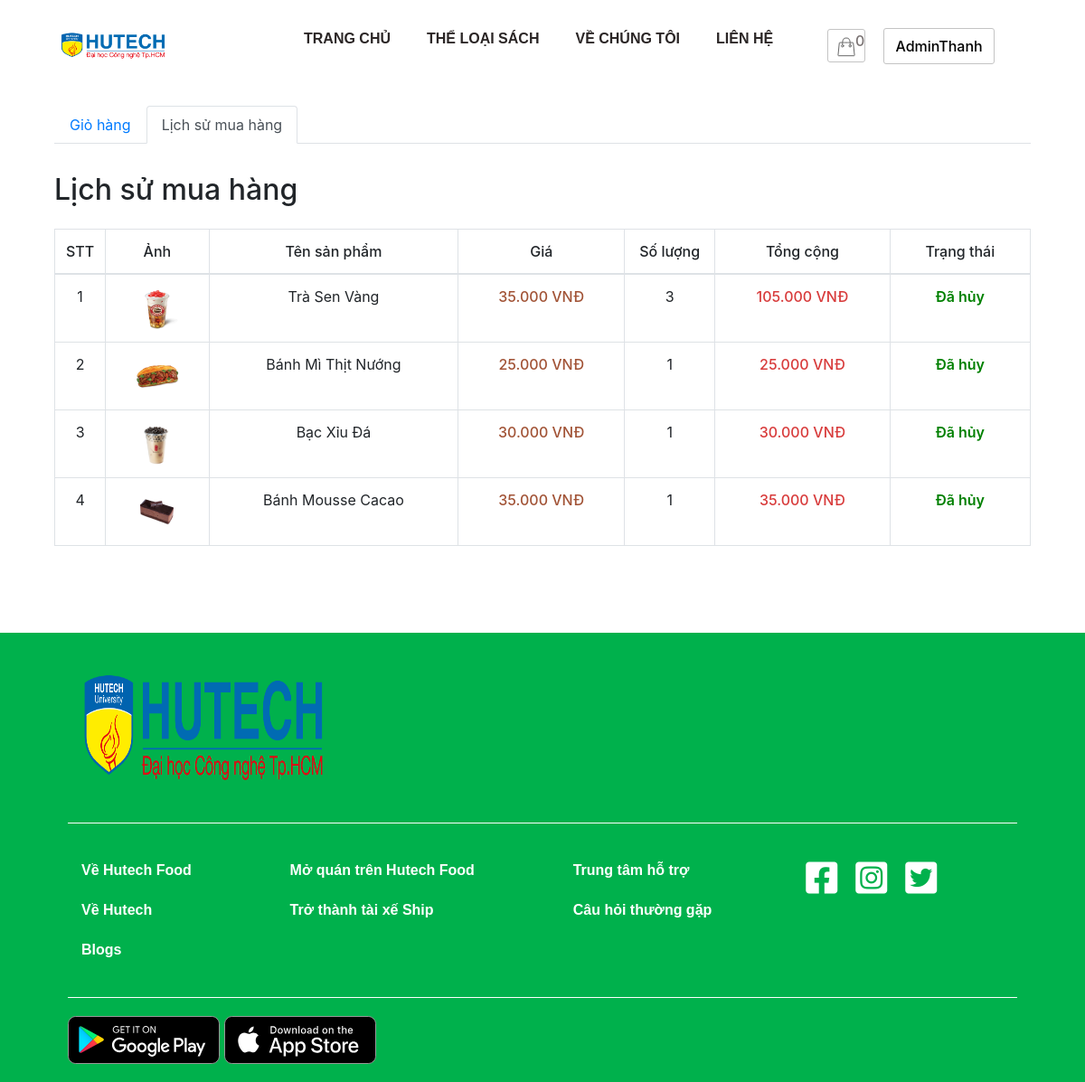
The app's page /history.php (signed in) with its own data.
### tables this page shows
CREATE TABLE `order_details` (
  `id` int(11) NOT NULL,
  `order_id` int(11) NOT NULL,
  `product_id` int(11) NOT NULL,
  `id_user` int(11) NOT NULL,
  `num` int(11) NOT NULL,
  `price` float NOT NULL,
  `status` varchar(255) NOT NULL
);

CREATE TABLE `product` (
  `id` int(11) NOT NULL,
  `title` varchar(200) NOT NULL,
  `price` float NOT NULL,
  `number` float NOT NULL,
  `thumbnail` varchar(500) NOT NULL,
  `content` longtext NOT NULL,
  `id_category` int(11) NOT NULL,
  `created_at` datetime DEFAULT NULL,
  `updated_at` datetime DEFAULT NULL
);

### database/dbhelper.php (called while the page is built, shortened)
<?php
function executeResult($sql)
{
	$con = mysqli_connect(HOST, USERNAME, PASSWORD, DATABASE);
	$result = mysqli_query($con, $sql);
	$data   = [];
	while ($row = mysqli_fetch_array($result, 1)) {
		$data[] = $row;
	}
	return $data;
}

### history.php (the view, shortened to what this page needs)
<?php
require_once('database/dbhelper.php');
?>
<!DOCTYPE html>
<html lang="en">
<head>
    <link rel="stylesheet" href="https://maxcdn.bootstrapcdn.com/bootstrap/4.4.1/css/bootstrap.min.css">
    <link rel="stylesheet" href="plugin/fontawesome/css/all.css">
    <link rel="stylesheet" href="css/cart.css">
</head>
<body>
    <div id="wrapper">
        <?php require('layout/header.php') ?>
        <main>
            <section class="cart">
                <div class="container-top">
                    <div class="panel panel-primary">
                        <div class="panel-heading" style="padding: 1rem 0;">
                            <ul class="nav nav-tabs">
                                <li class="nav-item">
                                    <a class="nav-link" href="cart.php">Giỏ hàng</a>
                                </li>
                                <li class="nav-item ">
                                    <a class="nav-link active" href="dashboard.php">Lịch sử mua hàng</a>
                                </li>
                            </ul>
                            <h2 style="padding-top:2rem" class="">Lịch sử mua hàng</h2>
                        </div>
                        <table class="table table-bordered table-hover">
                            <thead>
                                <tr style="font-weight: 500;text-align: center;">
                                    <td width="50px">STT</td>
                                    <td>Ảnh</td>
                                    <td>Tên sản phẩm</td>
                                    <td>Giá</td>
                                    <td>Số lượng</td>
                                    <td>Tổng cộng</td>
                                    <td>Trạng thái</td>
                                </tr>
                            </thead>
                            <tbody>
                                <?php
                                if (isset($_COOKIE['username'])) {
                                    $username = $_COOKIE['username'];
                                    $sql = "SELECT * FROM user WHERE username = '$username'";
                                    $user = executeResult($sql);
                                    foreach ($user as $item) {
                                        $userId = $item['id_user'];
                                    }
                                    $sql = "SELECT * from order_details, product where product.id=order_details.product_id AND order_details.id_user = '$userId' ORDER BY order_id DESC";
                                    $order_details_List = executeResult($sql);
                                    $count = 0;
                                    foreach ($order_details_List as $item) {
                                        echo '
                                        <tr style="text-align: center;">
                                            <td width="50px">' . (++$count) . '</td>
                                            <td style="text-align:center">
                                                <img width="50px" src="admin/product/' . $item['thumbnail'] . '">
                                            </td>
                                            <td>' . $item['title'] . '</td>
                                            <td class="b-500 orange">' . number_format($item['price'], 0, ',', '.') . '<span> VNĐ</span></td>
                                            <td width="100px">' . $item['num'] . '</td>
                                            <td class="b-500 red">' . number_format($item['num'] * $item['price'], 0, ',', '.') . '<span> VNĐ</span></td>
                                            <td style="color:green; font-weight:600;">' . $item['status'] . '</td>
                                        </tr>
                                        ';
                                    }
                                }
                                ?>
                            </tbody>
                        </table>
                    </div>
                </div>
            </section>
        </main>
        <?php require_once('layout/footer.php'); ?>
    </div>
</body>
</html>

### css/cart.css (style rules this page uses)
body { margin: 0px; padding: 0px; font-family: SanomatGrabApp, -apple-system, BlinkMacSystemFont, Segoe UI, PingFang SC, Hiragino Sans GB, Microsoft YaHei, Helvetica Neue, Helvetica, Arial, sans-serif, Apple Color Emoji, Segoe UI Emoji, Segoe UI Symbol; }
#wrapper { width: 100%; margin: 0 auto; }
.panel.panel-primary { width: 90%; margin: 0px auto; }

### css/index.css (style rules this page uses)
body { margin: 0px; padding: 0px; font-family: SanomatGrabApp, -apple-system, BlinkMacSystemFont, Segoe UI, PingFang SC, Hiragino Sans GB, Microsoft YaHei, Helvetica Neue, Helvetica, Arial, sans-serif, Apple Color Emoji, Segoe UI Emoji, Segoe UI Symbol; }
#wrapper { width: 100%; margin: 0 auto; }

### history.php (style rules this page uses)
main { padding-bottom: 4rem; }
.b-500 { font-weight: 500; }
.red { color: rgba(207, 16, 16, 0.815); }
.orange { color: #a25437; }

### records on screen
order_details: product.thumbnail (picture), product.title "Trà Sen Vàng", product.price "35.000", num "3", $item['num']*$item['price'] "105.000", status "Đã hủy"
order_details: product.thumbnail (picture), product.title "Bánh Mì Thịt Nướng", product.price "25.000", num "1", $item['num']*$item['price'] "25.000", status "Đã hủy"
order_details: product.thumbnail (picture), product.title "Bạc Xỉu Đá", product.price "30.000", num "1", $item['num']*$item['price'] "30.000", status "Đã hủy"
order_details: product.thumbnail (picture), product.title "Bánh Mousse Cacao", product.price "35.000", num "1", $item['num']*$item['price'] "35.000", status "Đã hủy"

### other values on screen
$count "0"
$_COOKIE['username'] "AdminThanh"
